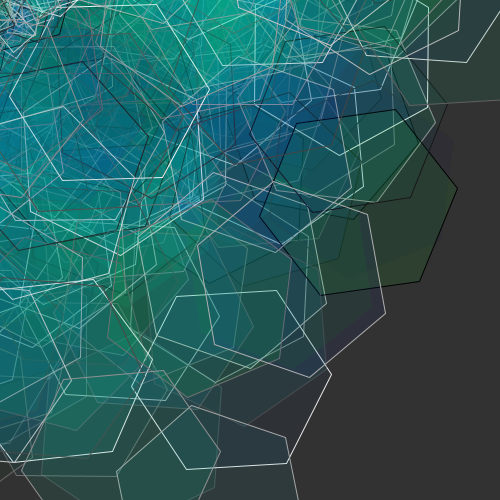
Frame 1 (no input)
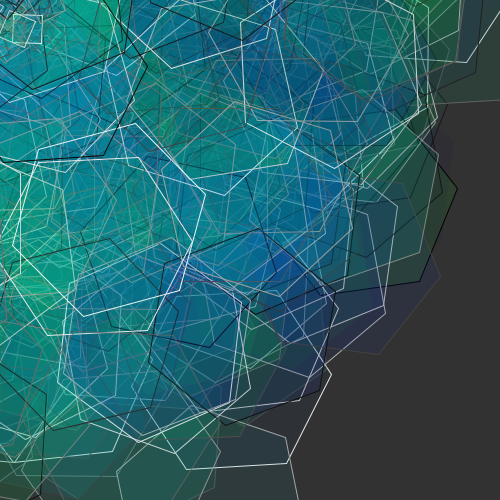
Frame 2 (the mouse pressed at the canvas centre, redrawn once)

The Processing sketch that drew these frames (run headless with seeded random() and noise(); the mouse was pressed at the canvas centre and the sketch redrawn once):

// Processing sketch: processing_31985
// ── processing_31985.pde

void setup() {
  size(500,500);
  smooth();
  background(50);
}

void polygon(int n, float cx, float cy, float r)
{
  float angle = 360.0 / n;

  beginShape();
  for (int i = 0; i < n; i++)
  {
    vertex(cx + r * cos(radians(angle * i)),
    cy + r * sin(radians(angle * i)));
  }
  endShape(CLOSE);
}

void draw() {


  for(int i = 0; i < 25; i++) {
    for(int j = 0; j < 25; j++) { 
      polygon(6,random(j * 20),random (i * 20),100);
      fill(0,random(255),random(255),20);
      rotate(PI/random(3)); 
      polygon(4,random(j*2),random(i*2),20);
      stroke(random(255),random(100 * 10));
      noLoop();
    }
  }
}
